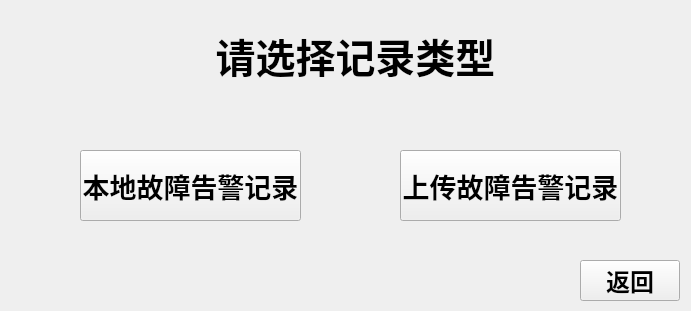
   <widget class="QFrame" name="frame_6">
    <property name="geometry">
     <rect>
      <x>55</x>
      <y>800</y>
      <width>691</width>
      <height>311</height>
     </rect>
    </property>
    <property name="styleSheet">
     <string notr="true">background-image: url(:/background/qrc/PICS/bk-potevio_.png);</string>
    </property>
    <property name="frameShape">
     <enum>QFrame::NoFrame</enum>
    </property>
    <property name="frameShadow">
     <enum>QFrame::Raised</enum>
    </property>
    <widget class="QLabel" name="label_end">
     <property name="geometry">
      <rect>
       <x>-10</x>
       <y>10</y>
       <width>731</width>
       <height>91</height>
      </rect>
     </property>
     <property name="font">
      <font>
       <pointsize>30</pointsize>
       <weight>75</weight>
       <bold>true</bold>
      </font>
     </property>
     <property name="styleSheet">
      <string notr="true">background-image: url(:/background/qrc/background/mainlab_phonenum.png);</string>
     </property>
     <property name="text">
      <string>请选择记录类型</string>
     </property>
     <property name="textFormat">
      <enum>Qt::AutoText</enum>
     </property>
     <property name="alignment">
      <set>Qt::AlignCenter</set>
     </property>
    </widget>
    <widget class="QPushButton" name="pbtn_error_net">
     <property name="geometry">
      <rect>
       <x>400</x>
       <y>150</y>
       <width>221</width>
       <height>71</height>
      </rect>
     </property>
     <property name="font">
      <font>
       <pointsize>20</pointsize>
       <weight>75</weight>
       <bold>true</bold>
      </font>
     </property>
     <property name="focusPolicy">
      <enum>Qt::NoFocus</enum>
     </property>
     <property name="styleSheet">
      <string notr="true">border-image: url(:/icon/qrc/keyboard-b/btn_bg.png);</string>
     </property>
     <property name="text">
      <string>上传故障告警记录</string>
     </property>
    </widget>
    <widget class="QPushButton" name="pbtn_error">
     <property name="geometry">
      <rect>
       <x>80</x>
       <y>150</y>
       <width>221</width>
       <height>71</height>
      </rect>
     </property>
     <property name="font">
      <font>
       <pointsize>20</pointsize>
       <weight>75</weight>
       <bold>true</bold>
      </font>
     </property>
     <property name="focusPolicy">
      <enum>Qt::NoFocus</enum>
     </property>
     <property name="styleSheet">
      <string notr="true">border-image: url(:/icon/qrc/keyboard-b/btn_bg.png);</string>
     </property>
     <property name="text">
      <string>本地故障告警记录</string>
     </property>
    </widget>
    <widget class="QPushButton" name="pbtn_cancel">
     <property name="geometry">
      <rect>
       <x>580</x>
       <y>260</y>
       <width>100</width>
       <height>41</height>
      </rect>
     </property>
     <property name="font">
      <font>
       <pointsize>18</pointsize>
       <weight>75</weight>
       <bold>true</bold>
      </font>
     </property>
     <property name="focusPolicy">
      <enum>Qt::NoFocus</enum>
     </property>
     <property name="styleSheet">
      <string notr="true">border-image: url(:/icon/qrc/keyboard-b/btn_bg.png);</string>
     </property>
     <property name="text">
      <string>返回</string>
     </property>
    </widget>
   </widget>
